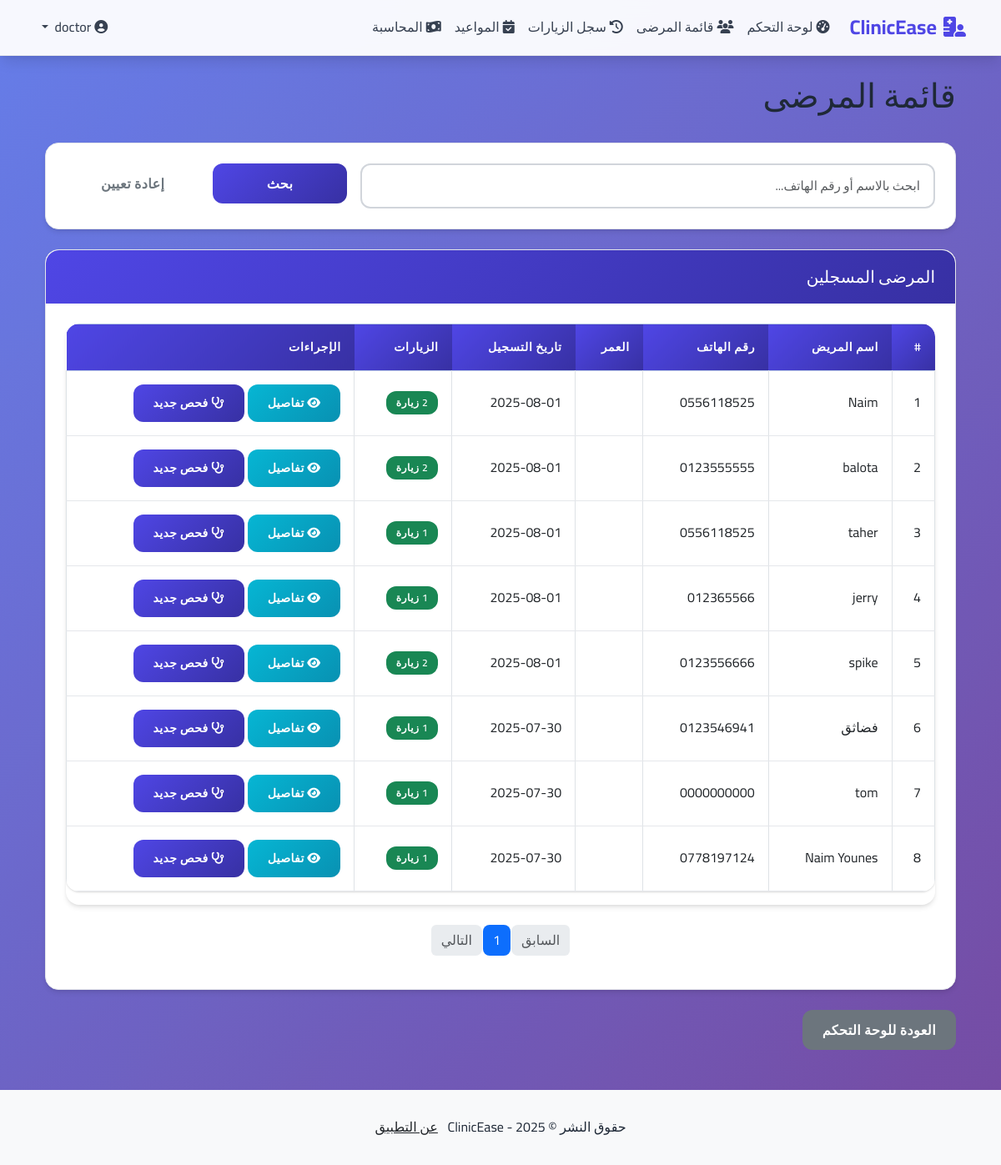
Page /doctor/patients (signed in) on the committed database.
### clinic_app/models.py (models this page shows, shortened)
class Patient(db.Model):
    id = db.Column(db.Integer, primary_key=True)
    full_name = db.Column(db.String(100), nullable=False)
    phone = db.Column(db.String(20), nullable=False)
    birth_date = db.Column(db.Date, nullable=True)
    gender = db.Column(db.String(10), nullable=True)  # male, female, other
    blood_group = db.Column(db.String(5), nullable=True)  # A+, A-, B+, B-, AB+, AB-, O+, O-
    address = db.Column(db.String(200), nullable=True)
    created_at = db.Column(db.DateTime, nullable=False, default=datetime.utcnow)
    tickets = db.relationship("Ticket", backref="patient", lazy=True)
    visits = db.relationship("Visit", backref="patient", lazy=True)

### clinic_app/doctor/routes.py (the view)
@doctor.route("/doctor/patients")
@login_required
@doctor_required
def list_patients():
    page = request.args.get("page", 1, type=int)
    search = request.args.get("search", "")
    if search:
        patients = Patient.query.filter(Patient.full_name.ilike(f"%{search}%") | Patient.phone.ilike(f"%{search}%")).paginate(page=page, per_page=10)
    else:
        patients = Patient.query.order_by(Patient.created_at.desc()).paginate(page=page, per_page=10)
    return render_template("doctor/patients.html", title="قائمة المرضى", patients=patients, search=search)

### clinic_app/doctor/routes.py (called while the page is built)
def doctor_required(f):
    @wraps(f)
    def decorated_function(*args, **kwargs):
        if current_user.role != "doctor":
            flash("غير مسموح لك بالوصول إلى هذه الصفحة", "danger")
            return redirect(url_for("auth.login"))
        return f(*args, **kwargs)
    return decorated_function

### clinic_app/models.py (called while the page is built)
@login_manager.user_loader
def load_user(user_id):
    return User.query.get(int(user_id))

### clinic_app/templates/doctor/patients.html (shortened to what this page needs)
{% extends "layout.html" %}
{% block content %}
<div class="container mt-4">
    <div class="d-flex justify-content-between align-items-center mb-4">
        <h1>قائمة المرضى</h1>
    </div>
    <div class="card mb-4">
        <div class="card-body">
            <div class="row g-3">
                <div class="col-md-8">
                    <input type="text" id="live-search" class="form-control" placeholder="ابحث بالاسم أو رقم الهاتف..." value="{{ search }}" autocomplete="off">
                </div>
                <div class="col-md-2">
                    <button id="search-btn" class="btn btn-primary w-100">بحث</button>
                </div>
                <div class="col-md-2">
                    <a href="{{ url_for('doctor.list_patients') }}" class="btn btn-outline-secondary w-100">إعادة تعيين</a>
                </div>
            </div>
        </div>
    </div>
    <div class="card">
        <div class="card-header bg-primary text-white">
            <h5 class="mb-0">المرضى المسجلين</h5>
        </div>
        <div class="card-body">
            {% if patients.items %}
                <div class="table-responsive">
                    <table class="table table-hover table-bordered">
                        <thead class="table-primary">
                            <tr>
                                <th>#</th>
                                <th>اسم المريض</th>
                                <th>رقم الهاتف</th>
                                <th>العمر</th>
                                <th>تاريخ التسجيل</th>
                                <th>الزيارات</th>
                                <th>الإجراءات</th>
                            </tr>
                        </thead>
                        <tbody>
                            {% for patient in patients.items %}
                                <tr>
                                    <td>{{ loop.index + (patients.page-1) * patients.per_page }}</td>
                                    <td>{{ patient.full_name }}</td>
                                    <td>{{ patient.phone }}</td>
                                    <td>{{ patient.age }}</td>
                                    <td>{{ patient.created_at.strftime('%Y-%m-%d') }}</td>
                                    <td>
                                        {% set visit_count = patient.visits|selectattr('doctor_id', 'eq', current_user.id)|list|length %}
                                        {% if visit_count > 0 %}
                                            <span class="badge bg-success">{{ visit_count }} زيارة</span>
                                        {% else %}
                                            <span class="badge bg-secondary">لا زيارات</span>
                                        {% endif %}
                                    </td>
                                    <td>
                                        <a href="{{ url_for('doctor.patient_details', patient_id=patient.id) }}" class="btn btn-sm btn-info">
                                            <i class="fas fa-eye"></i> تفاصيل
                                        </a>
                                        <a href="{{ url_for('doctor.patient_visit', patient_id=patient.id) }}" class="btn btn-sm btn-primary">
                                            <i class="fas fa-stethoscope"></i> فحص جديد
                                        </a>
                                    </td>
                                </tr>
                            {% endfor %}
                        </tbody>
                    </table>
                </div>
                <nav aria-label="Page navigation" class="mt-4">
                    <ul class="pagination justify-content-center">
                        {% if patients.has_prev %}
                            <li class="page-item">
                                <a class="page-link" href="{{ url_for('doctor.list_patients', page=patients.prev_num, search=search) }}">السابق</a>
                            </li>
                        {% else %}
                            <li class="page-item disabled">
                                <span class="page-link">السابق</span>
                            </li>
                        {% endif %}
                        {% for page_num in patients.iter_pages(left_edge=1, right_edge=1, left_current=2, right_current=2) %}
                            {% if page_num %}
                                {% if patients.page == page_num %}
                                    <li class="page-item active">
                                        <span class="page-link">{{ page_num }}</span>
                                    </li>
                                {% else %}
                                    <li class="page-item">
                                        <a class="page-link" href="{{ url_for('doctor.list_patients', page=page_num, search=search) }}">{{ page_num }}</a>
                                    </li>
                                {% endif %}
                            {% else %}
                                <li class="page-item disabled">
                                    <span class="page-link">...</span>
                                </li>
                            {% endif %}
                        {% endfor %}
                        {% if patients.has_next %}
                            <li class="page-item">
                                <a class="page-link" href="{{ url_for('doctor.list_patients', page=patients.next_num, search=search) }}">التالي</a>
                            </li>
                        {% else %}
                            <li class="page-item disabled">
                                <span class="page-link">التالي</span>
                            </li>
                        {% endif %}
                    </ul>
                </nav>
            {% else %}
                <div class="alert alert-info text-center">
                    لا توجد نتائج مطابقة للبحث
                </div>
            {% endif %}
        </div>
    </div>
    <div class="mt-4">
        <a href="{{ url_for('doctor.dashboard') }}" class="btn btn-secondary">العودة للوحة التحكم</a>
    </div>
</div>
{% endblock %}

### clinic_app/static/css/main.css (style rules this page uses)
:root { --primary-color: #4f46e5; --primary-dark: #3730a3; --secondary-color: #6b7280; --success-color: #10b981; --info-color: #06b6d4; --warning-color: #f59e0b; --danger-color: #ef4444; --light-bg: #f8fafc; --white: #ffffff; --gray-50: #f9fafb; --gray-100: #f3f4f6; --gray-200: #e5e7eb; --gray-300: #d1d5db; --gray-400: #9ca3af; --gray-500: #6b7280; --gray-600: #4b5563; --gray-700: #374151; --gray-800: #1f2937; --gray-900: #111827; --shadow-sm: 0 1px 2px 0 rgba(0, 0, 0, 0.05); --shadow: 0 1px 3px 0 rgba(0, 0, 0, 0.1), 0 1px 2px 0 rgba(0, 0, 0, 0.06); --shadow-md: 0 4px 6px -1px rgba(0, 0, 0, 0.1), 0 2px 4px -1px rgba(0, 0, 0, 0.06); --shadow-lg: 0 10px 15px -3px rgba(0, 0, 0, 0.1), 0 4px 6px -2px rgba(0, 0, 0, 0.05); --shadow-xl: 0 20px 25px -5px rgba(0, 0, 0, 0.1), 0 10px 10px -5px rgba(0, 0, 0, 0.04); --border-radius: 0.75rem; --border-radius-lg: 1rem; --transition: all 0.3s cubic-bezier(0.4, 0, 0.2, 1); }
* { box-sizing: border-box; }
body { font-family: 'Cairo', -apple-system, BlinkMacSystemFont, 'Segoe UI', Roboto, sans-serif; background: linear-gradient(135deg, #667eea 0%, #764ba2 100%); background-attachment: fixed; min-height: 100vh; line-height: 1.6; color: var(--gray-800); }
body::before { content: ''; position: fixed; top: 0; left: 0; width: 100%; height: 100%; background: linear-gradient(135deg, #667eea 0%, #764ba2 100%); opacity: 0.1; z-index: -1; }
.card { border-radius: var(--border-radius-lg); box-shadow: var(--shadow-md); transition: var(--transition); border: 1px solid var(--gray-200); background: var(--white); backdrop-filter: blur(10px); overflow: hidden; }
.card-header { border-top-left-radius: var(--border-radius-lg) !important; border-top-right-radius: var(--border-radius-lg) !important; background: linear-gradient(135deg, var(--primary-color), var(--primary-dark)); border-bottom: none; padding: 1.25rem 1.5rem; }
.card-body { padding: 1.5rem; }
.btn { border-radius: var(--border-radius); padding: 0.75rem 1.5rem; transition: var(--transition); font-weight: 600; border: none; position: relative; overflow: hidden; text-transform: none; letter-spacing: 0.025em; }
.btn-primary { background: linear-gradient(135deg, var(--primary-color), var(--primary-dark)); color: white; }
.btn-info { background: linear-gradient(135deg, var(--info-color), #0891b2); color: white; }
.btn::before { content: ''; position: absolute; top: 50%; left: 50%; width: 0; height: 0; border-radius: 50%; background: rgba(255, 255, 255, 0.3); transition: width 0.6s, height 0.6s; transform: translate(-50%, -50%); z-index: 0; }
.btn > * { position: relative; z-index: 1; }
.table { border-radius: var(--border-radius-lg); overflow: hidden; box-shadow: var(--shadow); background: var(--white); }
.table thead th { background: linear-gradient(135deg, var(--primary-color), var(--primary-dark)); color: white; border: none; padding: 1rem; font-weight: 600; text-transform: uppercase; letter-spacing: 0.05em; font-size: 0.875rem; }
.table tbody td { padding: 1rem; border-bottom: 1px solid var(--gray-200); vertical-align: middle; }
.table-responsive { border-radius: var(--border-radius-lg); box-shadow: var(--shadow-md); }
.form-control, .form-select { border-radius: var(--border-radius); padding: 0.875rem 1rem; border: 2px solid var(--gray-300); transition: var(--transition); background-color: var(--white); font-size: 0.95rem; }
.pagination .page-link { border-radius: 8px; margin: 0 2px; border: none; transition: all 0.3s; }
.badge { border-radius: var(--border-radius); padding: 0.5rem 0.75rem; font-weight: 600; font-size: 0.75rem; text-transform: uppercase; letter-spacing: 0.05em; }

### rows in the picture
Patient: full_name "Naim", phone "0556118525", created_at "2025-08-01"
Patient: full_name "balota", phone "0123555555", created_at "2025-08-01"
Patient: full_name "taher", phone "0556118525", created_at "2025-08-01"
Patient: full_name "jerry", phone "012365566", created_at "2025-08-01"
Patient: full_name "spike", phone "0123556666", created_at "2025-08-01"
Patient: full_name "فضاثق", phone "0123546941", created_at "2025-07-30"
Patient: full_name "tom", phone "0000000000", created_at "2025-07-30"
Patient: full_name "Naim Younes", phone "0778197124", created_at "2025-07-30"

### other values in the picture
{{ page_num }} "1"
